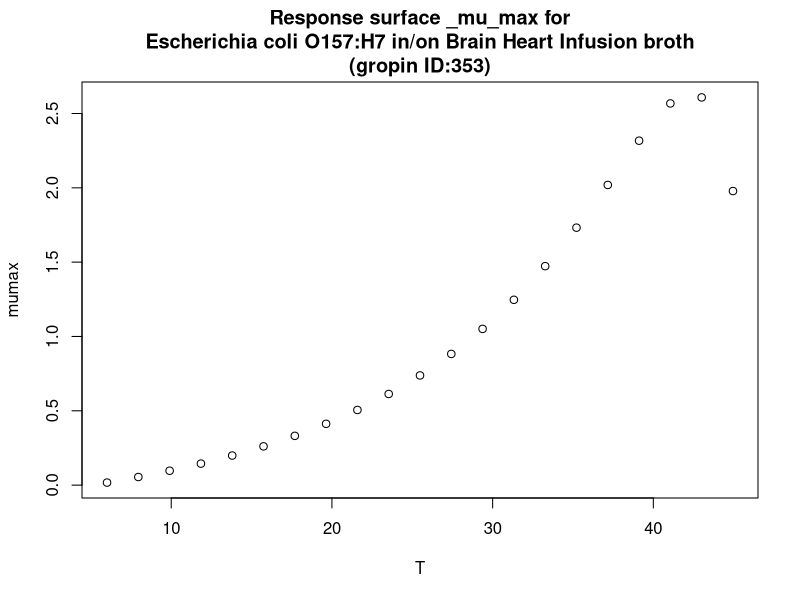

Generate this figure with R:
#############################
# start of Parameter script
#############################
T <- seq(6.006,44.955044955045,length.out=21)
#############################
# end of Parameter script
#############################
############################# 
# start of Model script Gropin ID 353 
#############################
 
# constant coefficients for this model
 
variables <- data.frame(T)
argumentsPar <- unique.data.frame(expand.grid(variables))
 
# heart of the model
response_surface <- function(T) {
   mumax <-(-0.366+3.003*exp(-((log(2)/(log(0.296)^2))*log((((T-42.330)*((0.296^2)-1))/(15.653*0.296))+1)^2)))

	return(mumax=mumax)
} 

# output parameters
responseSurface <- cbind(argumentsPar,response_surface(argumentsPar['T']))
colnames(responseSurface) <- c(colnames(argumentsPar),'mumax')
#############################
# End of Model script
#############################
############################# 
# start of Visualisation script Gropin ID 353 
#############################
titleText <-'Response surface _mu_max for
Escherichia coli O157:H7 in/on Brain Heart Infusion broth
(gropin ID:353)'
plot(T,responseSurface$'mumax',xlab='T',
                          ylab='mumax',main=titleText)
#############################
# End of Visualisation script
#############################
